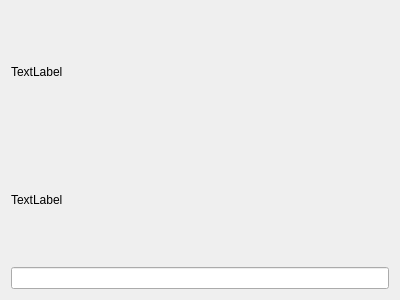
<?xml version="1.0" encoding="UTF-8"?>
<ui version="4.0">
 <class>GetPassword</class>
 <widget class="QWidget" name="GetPassword">
  <property name="geometry">
   <rect>
    <x>0</x>
    <y>0</y>
    <width>400</width>
    <height>300</height>
   </rect>
  </property>
  <property name="windowTitle">
   <string>choose a password</string>
  </property>
  <layout class="QVBoxLayout" name="verticalLayout_2">
   <item>
    <layout class="QVBoxLayout" name="verticalLayout">
     <item>
      <widget class="QLabel" name="title">
       <property name="text">
        <string>TextLabel</string>
       </property>
      </widget>
     </item>
     <item>
      <widget class="QLabel" name="description">
       <property name="text">
        <string>TextLabel</string>
       </property>
      </widget>
     </item>
     <item>
      <widget class="QLineEdit" name="password">
       <property name="echoMode">
        <enum>QLineEdit::Password</enum>
       </property>
       <property name="clearButtonEnabled">
        <bool>false</bool>
       </property>
      </widget>
     </item>
    </layout>
   </item>
  </layout>
 </widget>
 <resources/>
 <connections/>
</ui>
